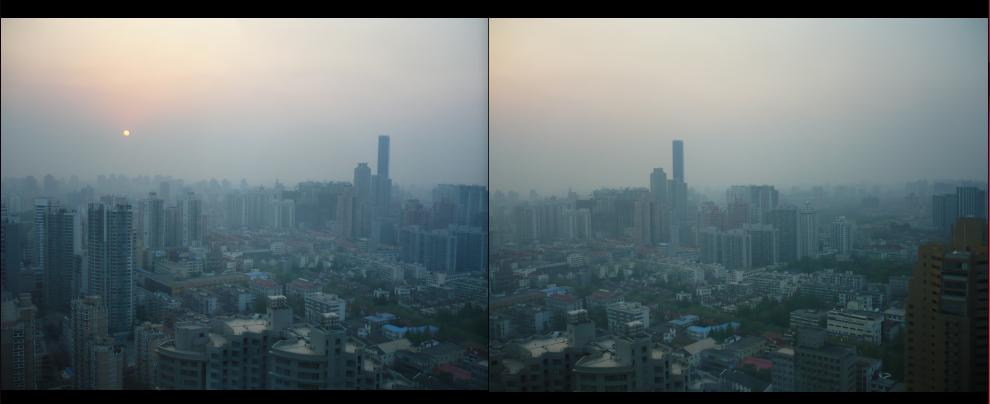
//> input picture images/shanghai.jpg, 990 x 404 px
$ ./main images/shanghai.jpg images/stitch01.jpg   (built with g++ and OpenCV 4)
//> lines starting //> are read from the running program, lines starting //| are printed output that depends on the picture
### stitch.h
#include "warp.h"
#include "homography.h"

// [126 lines left out: functions crop_pic, stitch_image, not called in this run]


cv::Mat combine_image(cv::Mat img1,cv::Mat img2){

    Mat gray1,gray2;
    cvtColor(img1, gray1, COLOR_BGR2GRAY);
    cvtColor(img2, gray2, COLOR_BGR2GRAY);

    vector<KeyPoint> keypoints_1, keypoints_2;
    Mat descriptors_1, descriptors_2;

    auto detector  = cv::xfeatures2d::SurfFeatureDetector::create();
    detector->detectAndCompute(gray1,noArray(),keypoints_1,descriptors_1);
    detector->detectAndCompute(gray2, noArray(), keypoints_2, descriptors_2);

    Mat img1_keypoints,img2_keypoints;
    drawKeypoints( img1, keypoints_1, img1_keypoints);
    drawKeypoints( img2, keypoints_2, img2_keypoints);
    namedWindow("SURF Keypoints 1",WINDOW_NORMAL);
    resizeWindow("SURF Keypoints 1",{500,500});
    namedWindow("SURF Keypoints 2",WINDOW_NORMAL);
    resizeWindow("SURF Keypoints 2",{500,500});
    imshow("SURF Keypoints 1", img1_keypoints );
    imshow("SURF Keypoints 2", img1_keypoints );
    cv:waitKey(0);


    BFMatcher bf(NORM_L2, true);
    vector<DMatch> matches,matches_display;
    bf.match(descriptors_1, descriptors_2, matches);
    sort(matches.begin(), matches.end(), [](const DMatch& a, const DMatch& b) {
        return a.distance < b.distance;
    });

    matches_display = std::vector<DMatch>(matches.begin() , matches.begin() + 50);

    Mat img3;
    drawMatches(gray1, keypoints_1, gray2, keypoints_2, matches_display, img3, Scalar::all(-1), Scalar::all(-1), vector<char>(), DrawMatchesFlags::NOT_DRAW_SINGLE_POINTS);
    resize(img3, img3, Size(1000, 400));
    imshow("SURF Matches", img3);
    waitKey(0);

    vector<Point2f> img1_points, img2_points;
    for (auto match : matches) {
        int query_index = match.queryIdx;
        int train_index = match.trainIdx;
        float x1 = keypoints_1[query_index].pt.x, y1 = keypoints_1[query_index].pt.y;
        float x2 = keypoints_2[train_index].pt.x, y2 = keypoints_2[train_index].pt.y;
        img1_points.push_back(Point2f(x1, y1));
        img2_points.push_back(Point2f(x2, y2));
    }
    vector<Point2f> selected_img1_points(img1_points.begin(), img1_points.begin() + 100);
    vector<Point2f> selected_img2_points(img2_points.begin(), img2_points.begin() + 100);

    Mat homography_matrix = find_homography_matrix(selected_img1_points,selected_img2_points);
    auto result = image_warp(img1 , homography_matrix);
    cv::Mat warped_image = std::get<0>(result);
    int tx = std::get<1>(result);
    int ty = std::get<2>(result);
    Mat result_blended = stitch_image(img2, warped_image,tx, ty);
    namedWindow("Result",WINDOW_NORMAL);
    resizeWindow("Result" ,{500,500});
    imshow("Result", result_blended);
    waitKey(0);
    return result_blended;

}

### main.cpp
 #include "stitch.h"

int main(int argc ,char* argv[]){
    if(argc < 3){
        std::cerr << "Provide valid image path" << std::endl;
    }

    Mat img1 = imread(argv[1]);
//> img1 is the input picture: 404 rows x 990 cols, CV_8UC3; mean B, G, R 112.6, 110.5, 99.7
    Mat img2 = imread(argv[2]);
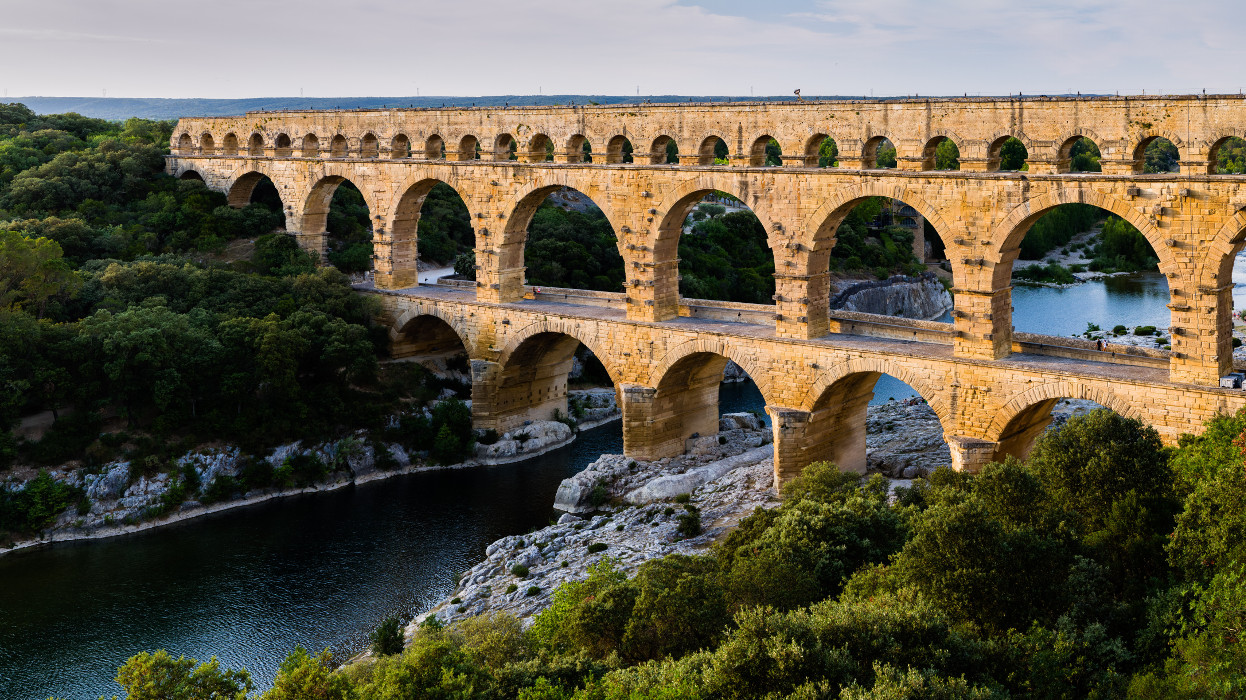
//> input picture images/stitch01.jpg, 1246 x 700 px
//> img2 is the input picture: 700 rows x 1246 cols, CV_8UC3; mean B, G, R 75, 92.3, 98.2

    Mat combination;
    combination = combine_image(img1 ,img2);
//> in combine_image, `cvtColor(img1, gray1, COLOR_BGR2GRAY);`:
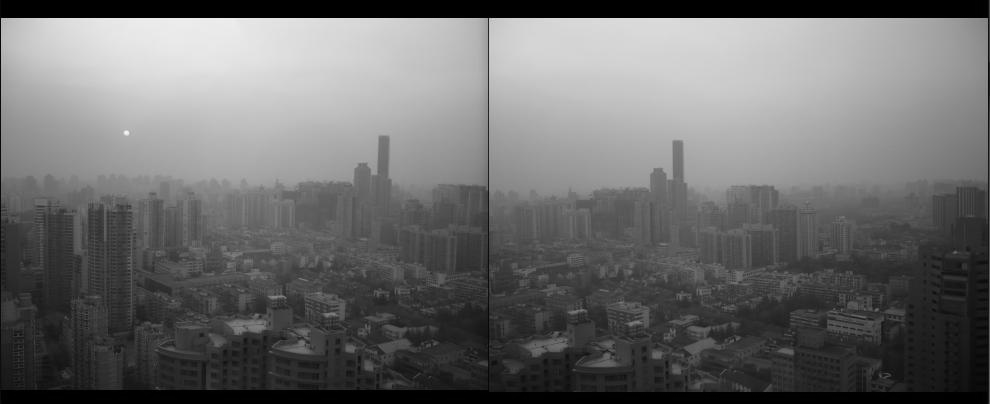
//> gray1: 404 rows x 990 cols, CV_8UC1; min 0, max 246, mean 107.5
//> in combine_image, `cvtColor(img2, gray2, COLOR_BGR2GRAY);`:
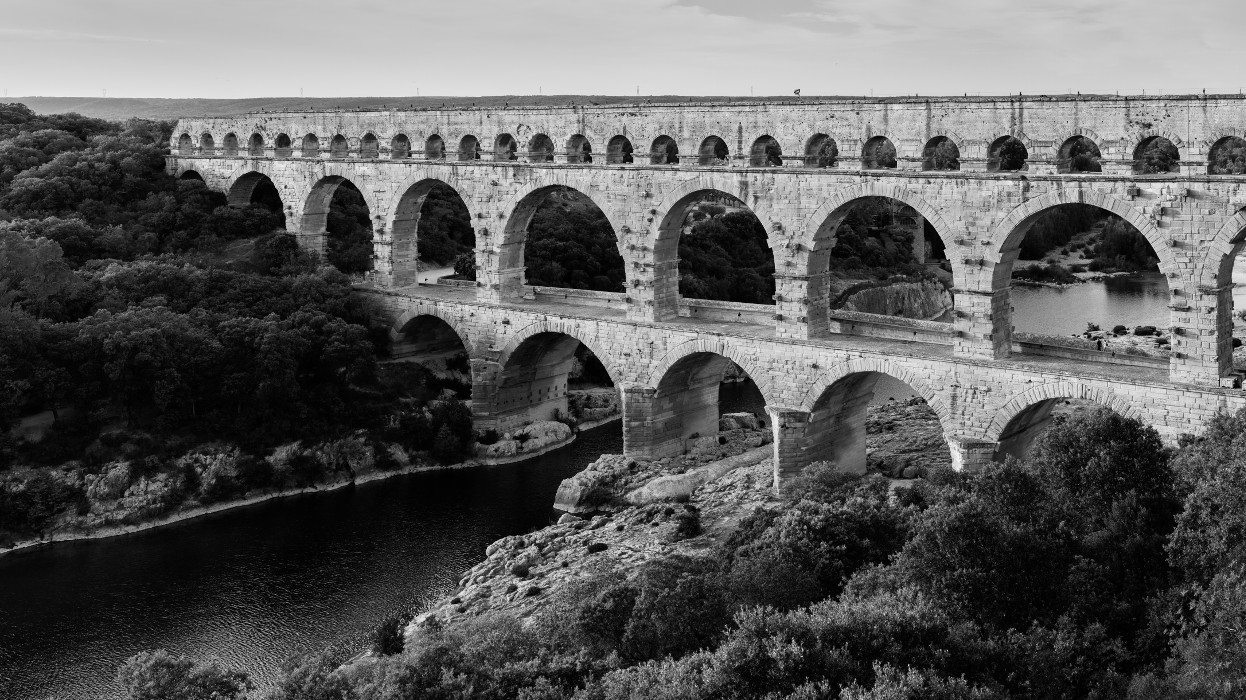
//> gray2: 700 rows x 1246 cols, CV_8UC1; min 0, max 249, mean 92.1
//> (the run ends here: the program stops with an error, at `auto detector  = cv::xfeatures2d::SurfFeatureDetector::create();`)
